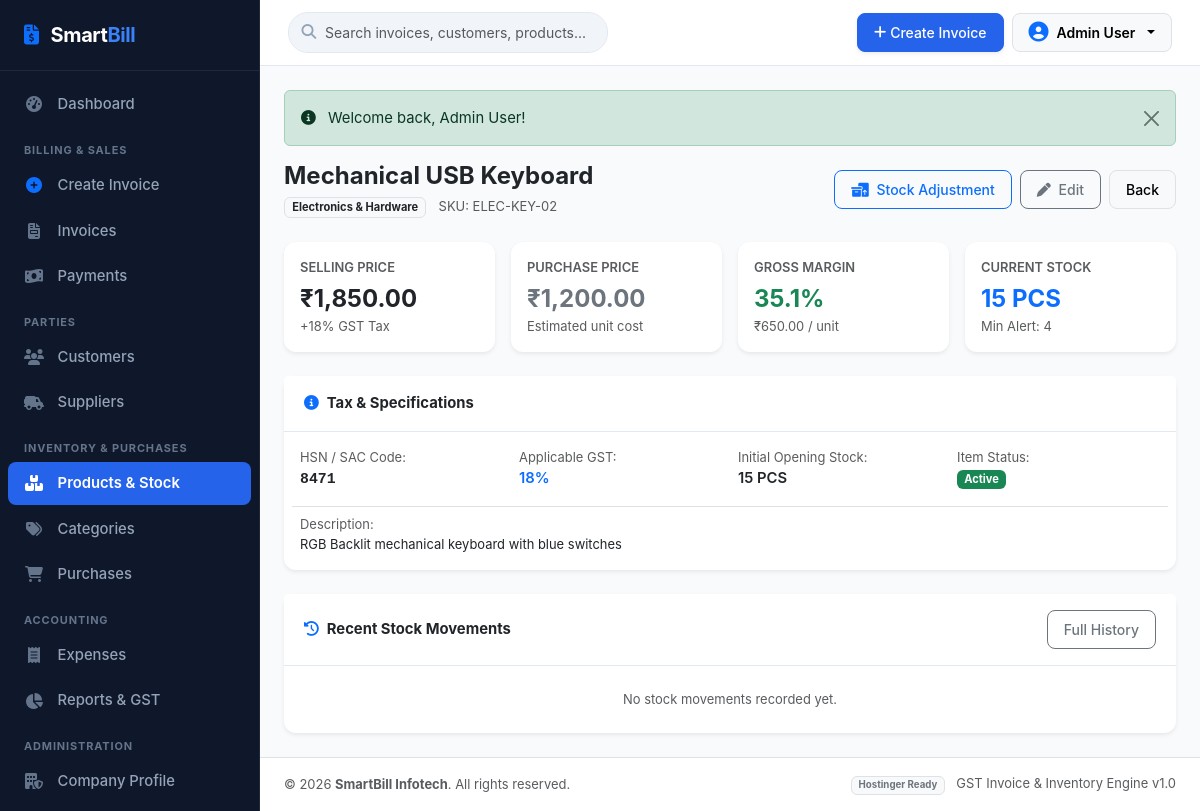
Page /products/view.php?id=2 (signed in) on the committed database.
### tables this page shows
CREATE TABLE IF NOT EXISTS `products` (
  `id` INT AUTO_INCREMENT PRIMARY KEY,
  `name` VARCHAR(200) NOT NULL,
  `sku` VARCHAR(100) UNIQUE DEFAULT NULL,
  `barcode` VARCHAR(100) DEFAULT NULL,
  `category_id` INT DEFAULT NULL,
  `hsn_sac` VARCHAR(50) DEFAULT NULL,
  `unit` VARCHAR(20) DEFAULT 'PCS',
  `purchase_price` DECIMAL(12,2) DEFAULT 0.00,
  `selling_price` DECIMAL(12,2) NOT NULL DEFAULT 0.00,
  `mrp` DECIMAL(12,2) DEFAULT 0.00,
  `gst_rate` DECIMAL(5,2) DEFAULT 18.00,
  `opening_stock` DECIMAL(12,2) DEFAULT 0.00,
  `current_stock` DECIMAL(12,2) DEFAULT 0.00,
  `minimum_stock` DECIMAL(12,2) DEFAULT 5.00,
  `description` TEXT DEFAULT NULL,
  `created_at` TIMESTAMP DEFAULT CURRENT_TIMESTAMP,
  INDEX `idx_category` (`category_id`),
  INDEX `idx_sku` (`sku`),
  INDEX `idx_barcode` (`barcode`)
);

CREATE TABLE IF NOT EXISTS `categories` (
  `id` INT AUTO_INCREMENT PRIMARY KEY,
  `name` VARCHAR(100) NOT NULL,
  `description` TEXT DEFAULT NULL,
  `created_at` TIMESTAMP DEFAULT CURRENT_TIMESTAMP
);

CREATE TABLE IF NOT EXISTS `company_settings` (
  `id` INT PRIMARY KEY DEFAULT 1,
  `company_name` VARCHAR(200) NOT NULL DEFAULT 'SmartBill Enterprises',
  `legal_name` VARCHAR(200) DEFAULT 'SmartBill Solutions Private Limited',
  `address` TEXT DEFAULT 'Plot No. 42, Tech City Road, Cyber Square',
  `city` VARCHAR(100) DEFAULT 'Mumbai',
  `state` VARCHAR(100) DEFAULT 'Maharashtra',
  `pin_code` VARCHAR(20) DEFAULT '400001',
  `mobile` VARCHAR(20) DEFAULT '+91 98765 43210',
  `email` VARCHAR(150) DEFAULT 'contact@smartbill.com',
  `gstin` VARCHAR(30) DEFAULT '27AABCS1429B1Z5',
  `pan` VARCHAR(30) DEFAULT 'AABCS1429B',
  `state_code` VARCHAR(10) DEFAULT '27',
  `logo` VARCHAR(255) DEFAULT NULL,
  `invoice_prefix` VARCHAR(20) DEFAULT 'INV-2026',
  `starting_invoice_number` INT DEFAULT 1001,
  `bank_name` VARCHAR(150) DEFAULT 'HDFC Bank Ltd',
  `account_number` VARCHAR(50) DEFAULT '50200012345678',
  `ifsc` VARCHAR(30) DEFAULT 'HDFC0001234',
  `upi_id` VARCHAR(100) DEFAULT 'smartbill@hdfcbank',
  `terms_conditions` TEXT DEFAULT '1. Goods once sold will not be taken back or exchanged.\n2. All disputes subject to local jurisdiction only.\n3. Interest @ 18% p.a. will be charged if payment is not made within due date.',
  `authorized_signatory` VARCHAR(150) DEFAULT 'For SmartBill Solutions Pvt Ltd',
  `updated_at` TIMESTAMP DEFAULT CURRENT_TIMESTAMP ON UPDATE CURRENT_TIMESTAMP
);

### products/view.php (the view, shortened to what this page needs)
<?php
require_once __DIR__ . '/../includes/auth_check.php';
$id = (int)($_GET['id'] ?? 0);
$stmt = $pdo->prepare("
    SELECT p.*, c.name as category_name
    FROM products p
    LEFT JOIN categories c ON p.category_id = c.id
    WHERE p.id = ?
");
$stmt->execute([$id]);
$product = $stmt->fetch();
$stmt = $pdo->prepare("
    SELECT * FROM stock_movements
    WHERE product_id = ?
    ORDER BY id DESC
    LIMIT 20
");
$stmt->execute([$id]);
$movements = $stmt->fetchAll();
$purchase_price = (float)$product['purchase_price'];
$selling_price = (float)$product['selling_price'];
$profit_margin = ($selling_price > 0 && $purchase_price > 0) ? (($selling_price - $purchase_price) / $selling_price) * 100 : 0;
include __DIR__ . '/../includes/header.php';
?>
<div class="d-flex flex-column flex-md-row justify-content-between align-items-md-center mb-4 gap-2">
    <div>
        <h4 class="fw-bold mb-1 text-dark"><?= htmlspecialchars($product['name']) ?></h4>
        <span class="badge bg-light text-dark border"><?= htmlspecialchars($product['category_name'] ?? 'General') ?></span>
        <span class="text-muted small ms-2">SKU: <?= htmlspecialchars($product['sku'] ?: '-') ?></span>
    </div>
    <div class="d-flex gap-2">
        <a href="stock_adjustment.php?product_id=<?= $id ?>" class="btn btn-outline-primary btn-sm">
            <i class="fa-solid fa-boxes-packing me-1"></i> Stock Adjustment
        </a>
        <a href="edit.php?id=<?= $id ?>" class="btn btn-outline-secondary btn-sm">
            <i class="fa-solid fa-pen me-1"></i> Edit
        </a>
        <a href="index.php" class="btn btn-light btn-sm border">Back</a>
    </div>
</div>
<div class="row g-3 mb-4">
    <div class="col-sm-6 col-lg-3">
        <div class="card p-3 border-0 shadow-sm bg-white">
            <span class="text-muted small fw-semibold">SELLING PRICE</span>
            <div class="fs-4 fw-bold text-dark mt-1"><?= formatCurrency($selling_price) ?></div>
            <div class="text-muted small">+<?= (float)$product['gst_rate'] ?>% GST Tax</div>
        </div>
    </div>
    <div class="col-sm-6 col-lg-3">
        <div class="card p-3 border-0 shadow-sm bg-white">
            <span class="text-muted small fw-semibold">PURCHASE PRICE</span>
            <div class="fs-4 fw-bold text-secondary mt-1"><?= formatCurrency($purchase_price) ?></div>
            <div class="text-muted small">Estimated unit cost</div>
        </div>
    </div>
    <div class="col-sm-6 col-lg-3">
        <div class="card p-3 border-0 shadow-sm bg-white">
            <span class="text-muted small fw-semibold">GROSS MARGIN</span>
            <div class="fs-4 fw-bold <?= $profit_margin >= 0 ? 'text-success' : 'text-danger' ?> mt-1">
                <?= number_format($profit_margin, 1) ?>%
            </div>
            <div class="text-muted small"><?= formatCurrency($selling_price - $purchase_price) ?> / unit</div>
        </div>
    </div>
    <div class="col-sm-6 col-lg-3">
        <div class="card p-3 border-0 shadow-sm bg-white">
            <span class="text-muted small fw-semibold">CURRENT STOCK</span>
            <div class="fs-4 fw-bold <?= ((float)$product['current_stock'] <= (float)$product['minimum_stock']) ? 'text-danger' : 'text-primary' ?> mt-1">
                <?= (float)$product['current_stock'] ?> <?= htmlspecialchars($product['unit']) ?>
            </div>
            <div class="text-muted small">Min Alert: <?= (float)$product['minimum_stock'] ?></div>
        </div>
    </div>
</div>
<div class="card border-0 shadow-sm mb-4">
    <div class="card-header bg-white py-3">
        <span class="fw-bold text-dark"><i class="fa-solid fa-circle-info text-primary me-2"></i>Tax & Specifications</span>
    </div>
    <div class="card-body">
        <div class="row g-3">
            <div class="col-md-3">
                <span class="text-muted small d-block">HSN / SAC Code:</span>
                <span class="font-monospace fw-bold"><?= htmlspecialchars($product['hsn_sac'] ?: 'N/A') ?></span>
            </div>
            <div class="col-md-3">
                <span class="text-muted small d-block">Applicable GST:</span>
                <span class="fw-semibold text-primary"><?= (float)$product['gst_rate'] ?>%</span>
            </div>
            <div class="col-md-3">
                <span class="text-muted small d-block">Initial Opening Stock:</span>
                <span class="fw-semibold"><?= (float)$product['opening_stock'] ?> <?= htmlspecialchars($product['unit']) ?></span>
            </div>
            <div class="col-md-3">
                <span class="text-muted small d-block">Item Status:</span>
                <span class="badge bg-success">Active</span>
            </div>
            <?php if (!empty($product['description'])): ?>
                <div class="col-12 pt-2 border-top">
                    <span class="text-muted small d-block">Description:</span>
                    <p class="small mb-0 text-dark"><?= nl2br(htmlspecialchars($product['description'])) ?></p>
                </div>
            <?php endif; ?>
        </div>
    </div>
</div>
<div class="card border-0 shadow-sm">
    <div class="card-header bg-white py-3 d-flex justify-content-between align-items-center">
        <span class="fw-bold text-dark"><i class="fa-solid fa-clock-rotate-left text-primary me-2"></i>Recent Stock Movements</span>
        <a href="stock_history.php?product_id=<?= $id ?>" class="btn btn-outline-secondary btn-sm">Full History</a>
    </div>
    <div class="card-body p-0">
        <?php if (empty($movements)): ?>
            <div class="p-4 text-center text-muted small">No stock movements recorded yet.</div>
        <?php endif; ?>
    </div>
</div>
<?php include __DIR__ . '/../includes/footer.php'; ?>

### includes/footer.php (shortened to what this page needs)
        </main>
        <footer class="bg-white border-top py-3 px-4 text-center text-md-between d-flex flex-column flex-md-row align-items-center justify-content-between text-muted small mt-auto">
            <div>
                &copy; <?= date('Y') ?> <strong><?= htmlspecialchars($company_info['company_name'] ?? 'SmartBill') ?></strong>. All rights reserved.
            </div>
            <div class="mt-1 mt-md-0">
                <span class="badge bg-light text-secondary border">Hostinger Ready</span>
                <span class="ms-2">GST Invoice & Inventory Engine v1.0</span>
            </div>
        </footer>
    </div>
</div>
</body>
</html>

### assets/css/style.css (style rules this page uses)
:root { --sb-primary: #2563eb; --sb-primary-hover: #1d4ed8; --sb-primary-light: #eff6ff; --sb-secondary: #475569; --sb-success: #059669; --sb-success-light: #ecfdf5; --sb-warning: #d97706; --sb-warning-light: #fffbeb; --sb-danger: #dc2626; --sb-danger-light: #fef2f2; --sb-info: #0891b2; --sb-dark: #0f172a; --sb-slate: #1e293b; --sb-sidebar-bg: #0f172a; --sb-sidebar-text: #94a3b8; --sb-sidebar-active: #3b82f6; --sb-border: #e2e8f0; --sb-bg: #f8fafc; --sb-card-bg: #ffffff; --sb-text: #1e293b; --sb-text-muted: #64748b; --sb-sidebar-width: 260px; }
body { font-family: -apple-system, BlinkMacSystemFont, "Segoe UI", Roboto, "Helvetica Neue", Arial, sans-serif; background-color: var(--sb-bg); color: var(--sb-text); min-height: 100vh; margin: 0; padding: 0; font-size: 0.925rem; }
.card { border: 1px solid var(--sb-border); border-radius: 0.75rem; box-shadow: 0 1px 3px 0 rgba(0, 0, 0, 0.04); }
.card-header { background-color: #ffffff; border-bottom: 1px solid var(--sb-border); font-weight: 600; padding: 1rem 1.25rem; }
.btn { font-weight: 500; border-radius: 0.5rem; padding: 0.5rem 1rem; transition: all 0.15s ease; }

### rows in the picture
products: name "Mechanical USB Keyboard", category.name "Electronics & Hardware", sku "ELEC-KEY-02", selling_price "₹1,850.00", gst_rate "18", purchase_price "₹1,200.00", profit_margin "35.1", formatCurrency($selling_price - $purchase_price) "₹650.00", current_stock "15", unit "PCS", minimum_stock "4", hsn_sac "8471", opening_stock "15", description "RGB Backlit mechanical keyboard with blue switches"
company_settings: company_name "SmartBill Infotech"

### other values in the picture
$_SESSION['user_name'] "Admin User"
$flash['text'] "Welcome back, Admin User!"
